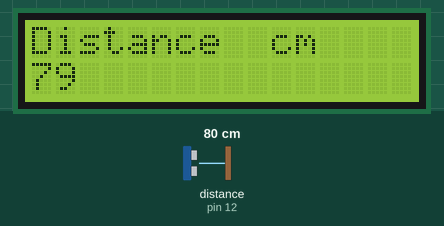
Simulated run of this sketch. Board: Arduino Uno, built with avr-gcc and run on an emulated ATmega328P. Shown: 16×2 character LCD. Wiring (inferred from the names in the program): ultrasonic range finder: trigger pin 13; echo pin 12. Inputs (shaded band) come from the test bench; at power-on: distance to the obstacle (sensor on pin 12) 80 cm. The echo pulse lasts 58.3 µs per cm; what the sketch prints to the serial monitor is not drawn.

Above: at 1.2 s.
1.3 s: distance to the obstacle (sensor on pin 12) set to 18 cm
At 1.7 s:
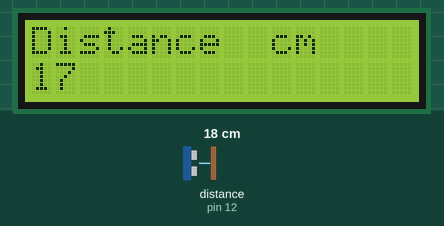
2.8 s: distance to the obstacle (sensor on pin 12) set to 120 cm
At 3.54 s:
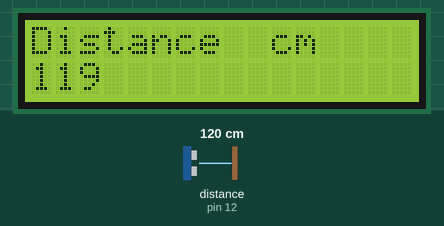
4.3 s: distance to the obstacle (sensor on pin 12) set to 9 cm
At 5.5 s:
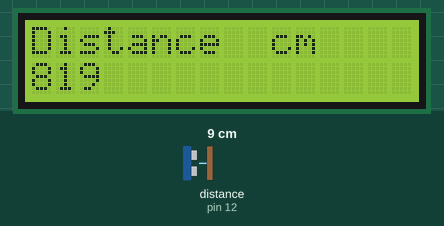
5.8 s: distance to the obstacle (sensor on pin 12) set to 35 cm
At 6.8 s:
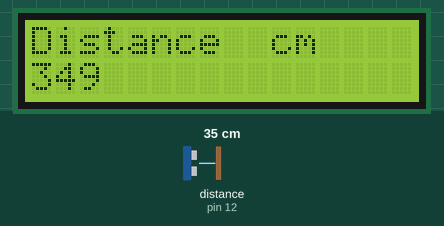
Timing chart, 0 to 8.3 s (numbered marks = the images above; inputs shaded):
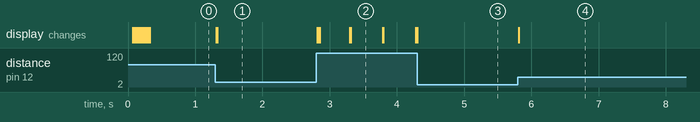

The sketch:

UltrasonicSensor.ino
```cpp
#define trigPin 13
#define echoPin 12
#include <LiquidCrystal.h>

// initialize the library with the numbers of the interface pins
LiquidCrystal lcd(7, 6, 5, 4, 3, 2);

void setup() {
  Serial.begin (9600);
  pinMode(trigPin, OUTPUT);
  pinMode(echoPin, INPUT);
  lcd.begin(16, 2);
  lcd.print("Distance  cm");

}

void loop() {
  long duration, distance;
  digitalWrite(trigPin, LOW);  // Added this line
  delayMicroseconds(2); // Added this line
  digitalWrite(trigPin, HIGH);

  delayMicroseconds(10); // Added this line
  digitalWrite(trigPin, LOW);
  duration = pulseIn(echoPin, HIGH);
  distance = (duration / 2) / 29.1;
  Serial.print(distance);
  Serial.println(" cm");

  lcd.setCursor(0, 1);
  lcd.print(distance);

}
```

Measured:
- after the input at 1.3 s, the display: changes at once (image 1)
- after the input at 2.8 s, the display: changes at once (image 2)
- after the input at 4.3 s, the display: changes at once (image 3)
- after the input at 5.8 s, the display: changes at once (image 4)
- what the display in image 2 shows lasts 0.5 s, from 3.3 s to 3.8 s
